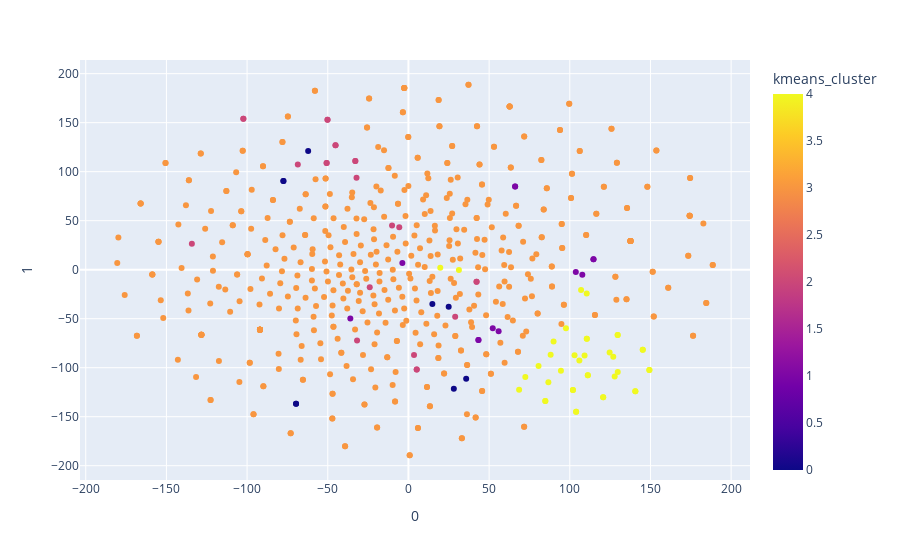

The notebook cell this image was saved under:
### Code cell
fig_kmeans = px.scatter(df, x=0, y=1, hover_data=['sentence'], color="kmeans_cluster")
fig_kmeans.show()

### Figure 1 — Plotly figure (JSON) as saved in the notebook; plotly's stock layout.template omitted (floating-point values rounded to 4 significant figures; data arrays with more than 128 entries replaced by an {"elided": "..."} marker saying what was removed)
{"data": [{"customdata": {"elided": "599x1 str values"}, "hovertemplate": "0=%{x}<br>1=%{y}<br>sentence=%{customdata[0]}<br>kmeans_cluster=%{marker.color}<extra></extra>", "legendgroup": "", "marker": {"color": {"elided": "599 int values"}, "coloraxis": "coloraxis", "symbol": "circle"}, "mode": "markers", "name": "", "orientation": "v", "showlegend": false, "type": "scatter", "x": {"elided": "599 float values"}, "xaxis": "x", "y": {"elided": "599 float values"}, "yaxis": "y"}], "layout": {"coloraxis": {"colorbar": {"title": {"text": "kmeans_cluster"}}, "colorscale": [[0, "#0d0887"], [0.1111, "#46039f"], [0.2222, "#7201a8"], [0.3333, "#9c179e"], [0.4444, "#bd3786"], [0.5556, "#d8576b"], [0.6667, "#ed7953"], [0.7778, "#fb9f3a"], [0.8889, "#fdca26"], [1, "#f0f921"]]}, "legend": {"tracegroupgap": 0}, "margin": {"t": 60}, "xaxis": {"anchor": "y", "domain": [0, 1], "title": {"text": "0"}}, "yaxis": {"anchor": "x", "domain": [0, 1], "title": {"text": "1"}}}}
